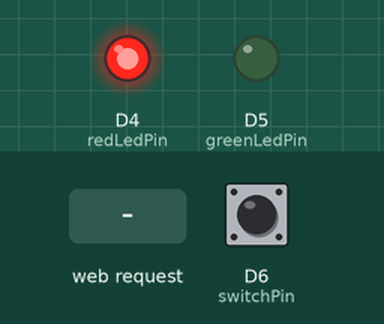
This sketch was run on a simulated ESP8266 (NodeMCU). Parts: output pins drawn as LEDs (lit = HIGH). Dashed ring = blinking. The inputs (shaded band) are chosen by the test bench; at power-on: D6 (switchPin) HIGH. WiFi joins after 1.5 s; servers stay silent unless stated; the modem accepts every AT command (registered, SIM ready, sends succeed) and sends nothing else; what the sketch prints to the serial monitor is not drawn.

Above: at 0.1 s.
At 2.7 s:
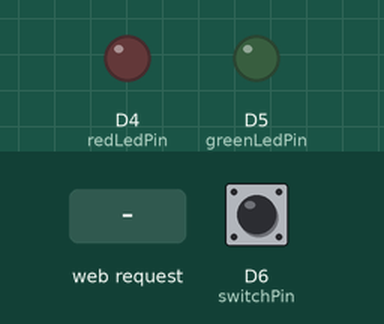
2.8 s: D6 (switchPin) pulled LOW for 1 s
At 2.95 s:
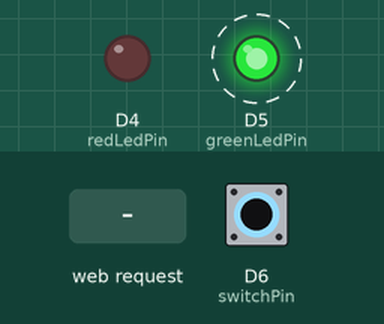
5.3 s: HTTP request GET /data received
6.8 s: HTTP request GET /data?message=threat received
Timing chart, 0 to 9.8 s (numbered marks = the images above; inputs shaded):
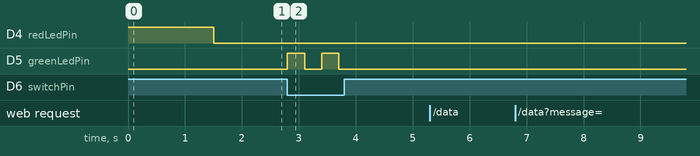

Measured:
- after the input at 2.8 s, D5 (greenLedPin): alternates HIGH for 0.30 s and LOW for 0.30 s, 4 changes in all, then stays LOW, starting at once
- after the input at 5.3 s, every drawn part: stays the same
- after the input at 6.8 s, every drawn part: stays the same

The sketch:

GSM.ino
```cpp
#include <ESP8266WiFi.h>
#include <ESP8266WebServer.h>
#include <SoftwareSerial.h>

// WiFi credentials
const char* ssid = "Auditorium AP 4";
const char* password = "audi@ap4";

// GSM module pins (adjust according to your wiring)
SoftwareSerial gsmSerial(D2, D3);  // RX, TX pins for GSM module

// GSM phone number (recipient of SOS message)
const char* sosPhoneNumber = "+91 80100 58189";  // Replace with the recipient's phone number

ESP8266WebServer server(80);  // Web server running on port 80

// Define GPIO pins
const int redLedPin = D4;    // Red LED for WiFi status
const int greenLedPin = D5;  // Green LED controlled by the switch
const int switchPin = D6;    // Switch button pin

void setup() {
  Serial.begin(9600);  // Initialize Serial communication
  gsmSerial.begin(9600); // Initialize GSM serial communication

  // Set the pin modes
  pinMode(redLedPin, OUTPUT);
  pinMode(greenLedPin, OUTPUT);
  pinMode(switchPin, INPUT_PULLUP);  // Configure the switch as INPUT with an internal pull-up resistor

  digitalWrite(redLedPin, HIGH);  // Turn LED on initially (WiFi not connected)
  digitalWrite(greenLedPin, LOW); // Ensure the green LED is off initially

  // Connect to WiFi
  WiFi.begin(ssid, password);
  Serial.println("\nConnecting to WiFi");

  while (WiFi.status() != WL_CONNECTED) {
    delay(500);
    Serial.print(".");
  }

  Serial.println("\nConnected to WiFi");
  Serial.print("IP Address: ");
  Serial.println(WiFi.localIP());
  digitalWrite(redLedPin, LOW);  // Turn red LED off (WiFi connected)

  // Handle HTTP GET requests
  server.on("/data", HTTP_GET, handleRequest);

  // Start the server
  server.begin();
}

void sendSOS() {
  Serial.println("Threat detected, sending SOS...");
  gsmSerial.println("AT");  // Test the GSM module
  delay(1000);

  gsmSerial.println("AT+CMGF=1");  // Set SMS to text mode
  delay(1000);

  gsmSerial.print("AT+CMGS=\"");
  gsmSerial.print(sosPhoneNumber);  // Recipient phone number
  gsmSerial.println("\"");
  delay(1000);

  gsmSerial.println("SOS! Threat detected, sending alert.");  // The message content
  delay(1000);

  gsmSerial.write(26);  // Send Ctrl+Z to send the SMS
  delay(5000);  // Wait for the message to be sent
}

void handleRequest() {
  String message = server.arg("message");  // Get the message parameter from the URL
  Serial.println("Received message: " + message);

  // Check if the message contains the word "threat"
  if (message.indexOf("threat") != -1) {
    sendSOS();  // Send the SOS message if "threat" is found
    server.send(200, "text/plain", "SOS sent due to threat!");
  } else {
    server.send(200, "text/plain", "No threat detected.");
  }
}

void loop() {
  // Handle incoming HTTP requests
  server.handleClient();

  // Check WiFi connection and control the red LED
  if (WiFi.status() != WL_CONNECTED) {
    Serial.println("WiFi Disconnected");
    digitalWrite(redLedPin, HIGH);  // Turn the red LED on
    WiFi.begin(ssid, password);    // Attempt to reconnect
    delay(5000);                   // Wait before retrying
  } else {
    digitalWrite(redLedPin, LOW);  // Turn the red LED off
  }

  // Read the switch state and control the green LED
  if (digitalRead(switchPin) == LOW) {  // Button pressed
    Serial.println("Switch pressed, toggling green LED");
    digitalWrite(greenLedPin, !digitalRead(greenLedPin));  // Toggle green LED state
    delay(300);  // Debounce delay
  }
}
```
